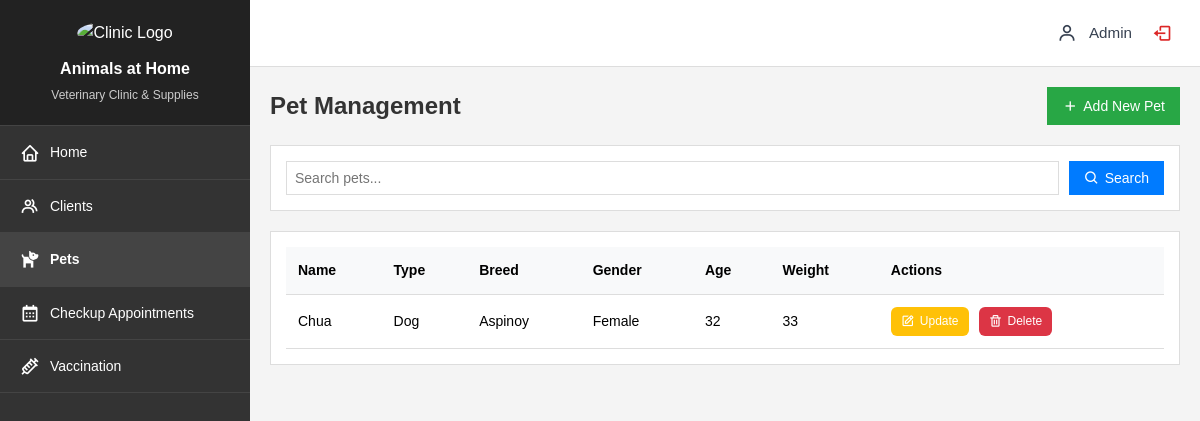
The app's page /pets/index.php (signed in) with its own data.
### tables this page shows
CREATE TABLE `pet_info` (
  `id` int(6) NOT NULL,
  `pet_type` varchar(20) DEFAULT NULL,
  `pet_breed` varchar(20) DEFAULT NULL,
  `pet_name` varchar(20) DEFAULT NULL,
  `pet_gender` varchar(20) DEFAULT NULL,
  `pet_color` varchar(20) DEFAULT NULL,
  `dob` datetime DEFAULT NULL,
  `age` varchar(20) DEFAULT NULL,
  `weight` varchar(20) DEFAULT NULL,
  `med_history` varchar(50) DEFAULT NULL,
  `reg_date` datetime DEFAULT current_timestamp()
);

### pets/index.php (the view, shortened to what this page needs)
<?php
require_once '../config/database.php';
$search = isset($_GET['search']) ? $_GET['search'] : '';
$where = '';
?>
<!DOCTYPE html>
<html lang="en">
<head>
  <link href='https://unpkg.com/boxicons@2.1.4/css/boxicons.min.css' rel='stylesheet'>
  <link rel="stylesheet" href="../css/style.css">
</head>
<body>
  <div class="wrapper">
    <nav id="sidebar">
      <div class="sidebar-header">
        <img src="../images/aah-logo.jpg" alt="Clinic Logo" class="logo">
        <div class="clinic-info">
          <h3>Animals at Home</h3>
          <p>Veterinary Clinic & Supplies</p>
        </div>
      </div>
      <ul class="nav-links">
        <li>
          <a href="../index.php">
            <i class='bx bx-home'></i>
            <span>Home</span>
          </a>
        </li>
        <li>
          <a href="../clients/index.php">
            <i class='bx bx-group'></i>
            <span>Clients</span>
          </a>
        </li>
        <li class="active">
          <a href="index.php">
            <i class='bx bxs-dog'></i>
            <span>Pets</span>
          </a>
        </li>
        <li>
          <a href="../appointments/index.php">
            <i class='bx bx-calendar'></i>
            <span>Checkup Appointments</span>
          </a>
        </li>
        <li>
          <a href="../vaccination/index.php">
            <i class='bx bx-injection'></i>
            <span>Vaccination</span>
          </a>
        </li>
      </ul>
    </nav>
    <div id="content">
      <header>
        <div class="user-menu">
          <i class='bx bx-user'></i>
          <span>Admin</span>
          <a href="../logout.php" class="btn-logout" title="Logout">
            <i class='bx bx-log-out'></i>
          </a>
        </div>
      </header>
      <main>
        <div class="content-header">
          <h1>Pet Management</h1>
          <a href="add.php" class="btn-add">
            <i class='bx bx-plus'></i>
            <span>Add New Pet</span>
          </a>
        </div>
        <div class="search-container">
          <form method="GET" class="search-form">
            <input type="text" name="search" placeholder="Search pets..." value="<?php echo htmlspecialchars($search); ?>">
            <button type="submit" class="btn-search">
              <i class='bx bx-search'></i>
              <span>Search</span>
            </button>
          </form>
        </div>
        <div class="table-container">
          <table>
            <thead>
              <tr>
                <th>Name</th>
                <th>Type</th>
                <th>Breed</th>
                <th>Gender</th>
                <th>Age</th>
                <th>Weight</th>
                <th>Actions</th>
              </tr>
            </thead>
            <tbody>
              <?php
              $result = $mysqli->query("SELECT * FROM pet_info $where ORDER BY pet_name");
              if ($result->num_rows > 0):
                while ($row = $result->fetch_assoc()):
              ?>
                  <tr>
                    <td><?php echo $row['pet_name']; ?></td>
                    <td><?php echo $row['pet_type']; ?></td>
                    <td><?php echo $row['pet_breed']; ?></td>
                    <td><?php echo $row['pet_gender']; ?></td>
                    <td><?php echo $row['age']; ?></td>
                    <td><?php echo $row['weight']; ?></td>
                    <td class="actions">
                      <a href="update.php?id=<?php echo $row['id']; ?>" class="btn-edit">
                        <i class='bx bx-edit'></i>
                        <span>Update</span>
                      </a>
                      <a href="?delete=<?php echo $row['id']; ?>" class="btn-delete" onclick="return confirm('Are you sure?')">
                        <i class='bx bx-trash'></i>
                        <span>Delete</span>
                      </a>
                    </td>
                  </tr>
                <?php
                endwhile;
              else:
                ?>
                <tr>
                  <td colspan="7" class="no-records">No pets found</td>
                </tr>
              <?php endif; ?>
            </tbody>
          </table>
        </div>
      </main>
    </div>
  </div>
</body>
</html>

### css/style.css (style rules this page uses)
* { margin: 0; padding: 0; box-sizing: border-box; }
body { font-family: Helvetica, sans-serif; line-height: 1.6; background: #f4f4f4; }
.wrapper { display: flex; min-height: 100vh; }
#sidebar { width: 250px; background: #333; color: #fff; }
.sidebar-header { padding: 20px; text-align: center; background: #222; border-bottom: 1px solid #444; }
.logo { width: 80px; margin-bottom: 10px; border-radius: 50%; }
.clinic-info h3 { font-size: 16px; margin-bottom: 5px; }
.clinic-info p { font-size: 12px; color: #ccc; }
.nav-links { list-style: none; }
.nav-links li a { display: flex; align-items: center; padding: 15px 20px; color: #fff; text-decoration: none; font-size: 14px; border-bottom: 1px solid #444; }
.nav-links li a i { margin-right: 10px; font-size: 20px; }
.nav-links li.active a { background: #444; font-weight: bold; }
#content { flex: 1; background: #f4f4f4; }
header { background: #fff; padding: 15px 20px; border-bottom: 1px solid #ddd; display: flex; justify-content: flex-end; }
.user-menu { display: flex; align-items: center; gap: 0.75rem; color: #374151; }
.user-menu i { font-size: 1.25rem; }
.user-menu span { font-size: 0.95rem; font-weight: 500; }
.btn-logout { color: #dc2626; padding: 0.5rem; border-radius: 6px; transition: all 0.2s ease; display: flex; align-items: center; text-decoration: none; }
main { padding: 20px; }
.content-header { display: flex; justify-content: space-between; align-items: center; margin-bottom: 20px; }
.content-header h1 { font-size: 24px; color: #333; }
.search-container { background: #fff; padding: 15px; margin-bottom: 20px; border: 1px solid #ddd; }
.search-form { display: flex; gap: 10px; }
.search-form input { flex: 1; padding: 8px; border: 1px solid #ddd; font-size: 14px; }
.btn-add, .btn-search, .btn-clear, .btn-submit, .btn-cancel { padding: 8px 15px; border: none; cursor: pointer; font-size: 14px; text-decoration: none; color: #fff; display: flex; align-items: center; gap: 5px; }
.btn-add i, .btn-search i, .btn-clear i, .btn-submit i, .btn-cancel i { font-size: 16px; }
.btn-add { background: #28a745; }
.btn-search { background: #007bff; }
.table-container { background: #fff; padding: 15px; border: 1px solid #ddd; }
table { width: 100%; border-collapse: collapse; }
th, td { padding: 12px; text-align: left; border-bottom: 1px solid #ddd; font-size: 14px; }
th { background: #f8f9fa; font-weight: bold; }
.actions { display: flex; gap: 10px; height: 100%; }
.btn-edit, .btn-delete { padding: 5px 10px; text-decoration: none; color: #fff; border-radius: 6px; font-size: 12px; display: flex; align-items: center; gap: 5px; }
.btn-edit i, .btn-delete i { font-size: 14px; }
.btn-edit { background: #ffc107; }
.btn-delete { background: #dc3545; }

### records on screen
pet_info: pet_name "Chua", pet_type "Dog", pet_breed "Aspinoy", pet_gender "Female", age "32", weight "33"
